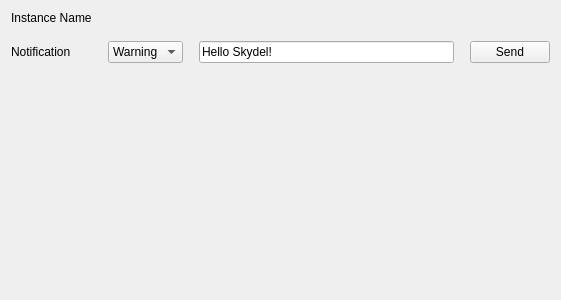
<?xml version="1.0" encoding="UTF-8"?>
<ui version="4.0">
 <class>SimplePluginView</class>
 <widget class="QWidget" name="SimplePluginView">
  <property name="geometry">
   <rect>
    <x>0</x>
    <y>0</y>
    <width>561</width>
    <height>300</height>
   </rect>
  </property>
  <property name="windowTitle">
   <string>Form</string>
  </property>
  <layout class="QGridLayout" name="gridLayout">
   <property name="spacing">
    <number>16</number>
   </property>
   <item row="1" column="2">
    <widget class="QLineEdit" name="message">
     <property name="text">
      <string>Hello Skydel!</string>
     </property>
    </widget>
   </item>
   <item row="1" column="0">
    <widget class="QLabel" name="label_2">
     <property name="text">
      <string>Notification</string>
     </property>
    </widget>
   </item>
   <item row="1" column="1">
    <widget class="QComboBox" name="type">
     <property name="currentIndex">
      <number>1</number>
     </property>
     <item>
      <property name="text">
       <string>Info</string>
      </property>
     </item>
     <item>
      <property name="text">
       <string>Warning</string>
      </property>
     </item>
     <item>
      <property name="text">
       <string>Error</string>
      </property>
     </item>
    </widget>
   </item>
   <item row="2" column="0" colspan="4">
    <spacer name="verticalSpacer">
     <property name="orientation">
      <enum>Qt::Vertical</enum>
     </property>
     <property name="sizeHint" stdset="0">
      <size>
       <width>20</width>
       <height>40</height>
      </size>
     </property>
    </spacer>
   </item>
   <item row="1" column="3">
    <widget class="QPushButton" name="sendNotification">
     <property name="text">
      <string>Send</string>
     </property>
    </widget>
   </item>
   <item row="0" column="0">
    <widget class="QLabel" name="label">
     <property name="text">
      <string>Instance Name</string>
     </property>
    </widget>
   </item>
   <item row="0" column="1" colspan="3">
    <widget class="QLabel" name="instanceName">
     <property name="text">
      <string/>
     </property>
    </widget>
   </item>
  </layout>
 </widget>
 <resources/>
 <connections/>
</ui>
